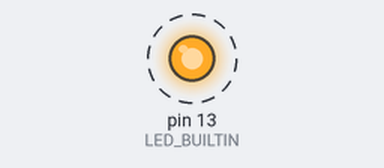
A sketch run on a simulated Arduino Uno, built with avr-gcc and run on an emulated ATmega328P. Parts: output pins drawn as LEDs (lit = HIGH). Dashed ring = blinking. What the sketch prints to the serial monitor is not drawn.

Above: at 0.5 s.
Timing chart, 0 to 4.6 s (numbered marks = the images above):
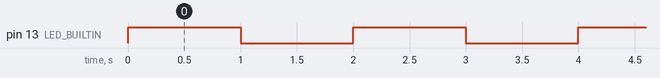

The sketch:

current.ino
```cpp
// Ruhezustand: LED blinkt langsam (1 s an, 1 s aus), wartet auf neuen Sketch.
void setup() {
  pinMode(LED_BUILTIN, OUTPUT);
  Serial.begin(115200);
}

void loop() {
  digitalWrite(LED_BUILTIN, HIGH);
  delay(1000);
  digitalWrite(LED_BUILTIN, LOW);
  delay(1000);
  static unsigned long last = 0;
  if (millis() - last > 60000) { last = millis(); Serial.println("bereit"); }
}
```

Measured:
- by itself, pin 13 (LED_BUILTIN): alternates HIGH for 1.0 s and LOW for 1.0 s
